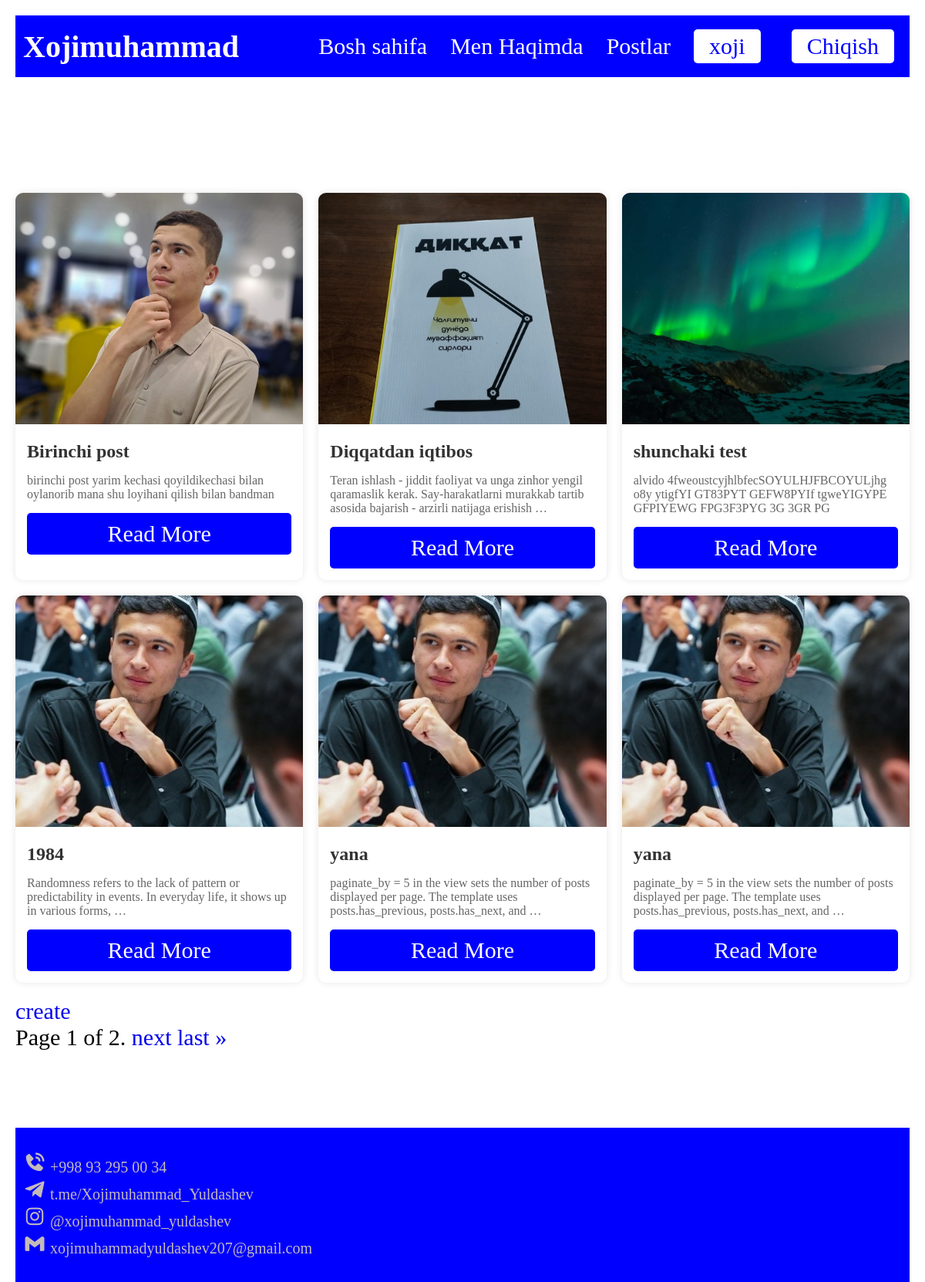
The page /posts/ (signed in) on the database its author committed.
### post/models.py (models this page shows, shortened)
class Post(models.Model):
    cover_image = models.ImageField(upload_to="posts/%Y/%m/%d/")
    title = models.CharField(max_length=200)
    description = models.TextField()
    content = models.TextField()
    date_posted = models.DateTimeField(auto_now_add=True)
    author = models.ForeignKey(User, on_delete=models.CASCADE)

### post/views.py (the view)
# urls.py: path("posts/", PostsListView.as_view(), name="posts"),
class PostsListView(ListView):
    model = Post
    template_name = "posts.html"
    context_object_name = "posts"
    ordering = ["-date_posted"]
    paginate_by = 6
    def get_context_data(self, **kwargs):
        context = super().get_context_data(**kwargs)
        page = self.request.GET.get("page")
        posts = Post.objects.all()
        paginator = Paginator(posts, self.paginate_by)
        try:
            posts = paginator.page(page)
        except PageNotAnInteger:
            posts = paginator.page(1)
        except EmptyPage:
            posts = paginator.page(paginator.num_pages)
        context["posts"] = posts
        context["page"] = page
        return context

### templates/posts.html (shortened to what this page needs)
{% extends 'base.html' %}
{% load static %}
{% block content %}
    <main class="home_main">
        <section class="posts">
            {% for post in posts %}
                <div class="post-card">
                    <img src="{{ post.cover_image.url }}" alt="Post Image">
                    <h3>{{ post.title }}</h3>
                    <p>{{ post.content|truncatewords:20 }}</p>
                    <a href="{% url 'post-detail' post.pk %}">Read More</a>
                </div>
                 {% empty %}
                    <li>No posts available.</li>
            {% endfor %}
            {% if user.is_authenticated and user.is_superuser %}
                <a href="{% url 'post_create' %}">create</a>
            {% endif %}
        </section>
    </main>
     <div class="pagination">
    <span class="step-links">
        <span class="current">
            Page {{ posts.number }} of {{ posts.paginator.num_pages }}.
        </span>
        {% if posts.has_next %}
            <a href="?page={{ posts.next_page_number }}">next</a>
            <a href="?page={{ posts.paginator.num_pages }}">last &raquo;</a>
        {% endif %}
    </span>
            </div>
{% endblock %}

### templates/base.html (shortened to what this page needs)
{% load static %}
<!DOCTYPE html>
<html lang="en">
<head>
    <link rel="stylesheet" href="{% static "css/home.css" %}">
    <link rel="stylesheet" href="{% static "css/about.css" %}">
    <link href='https://unpkg.com/boxicons@2.1.4/css/boxicons.min.css' rel='stylesheet'>
    <link href='https://unpkg.com/boxicons@2.1.4/css/boxicons.min.css' rel='stylesheet'>
</head>
<body>
    <div class="container">
        <header>
            <nav>
                <h1>Xojimuhammad</h1>
                <ul class="nav-links">
                    <li><a href="{% url 'home' %}">Bosh sahifa</a></li>
                    <li><a href="{% url 'about' %}">Men Haqimda</a></li>
                    {% if user.is_authenticated %}
                    <li><a href="{% url 'posts' %}">Postlar</a></li>
                    <li><a class="btn" href="">{{ user.username }}</a></li>
                    <li><a class="btn" href="{% url 'logout' %}">Chiqish</a></li>
                    {% else %}
                    <li><a class="btn" href="{% url 'login' %}">Kirish</a></li>
                    <li><a class="btn" href="{% url 'register' %}">Ro'yhatdan o'tish</a></li>
                    {% endif %}
                </ul>
            </nav>
        </header>
    {% block content %}
    {% endblock %}
    <footer>
            <ul>
                <li><a href=""><i class='bx bxs-phone-call' ></i>   +998 93 295 00 34</a></li>
                <li><a href="https://t.me/Xojimuhammad_Yuldashev"><i class='bx bxl-telegram'></i>  t.me/Xojimuhammad_Yuldashev</a></li>
                <li><a href="https://www.instagram.com/xojimuhammad_yuldashev/"><i class='bx bxl-instagram' ></i> @xojimuhammad_yuldashev</a></li>
                <li><a href=""><i class='bx bxl-gmail' ></i>    xojimuhammadyuldashev207@gmail.com</a></li>
            </ul>
        </footer>
    </div>
</body>
</html>

### static/css/home.css (style rules this page uses)
* { margin: 0; padding: 0; box-sizing: border-box; font-size: 30px; list-style: none; text-decoration: none; }
.container { width: 100%; margin: 0 auto; padding: 0 20px; }
header nav { display: flex; align-items: center; justify-content: space-between; background-color: blue; height: 80px; padding: 0 10px; margin-top: 20px; }
header nav ul { display: flex; align-items: center; list-style: none; gap: 30px; }
header nav h1 { color: #fff; font-size: 40px; }
header nav ul li a { text-decoration: none; color: #fff; }
header nav ul li .btn { background-color: #fff; color: blue; padding: 5px 20px; border-radius: 5px; }
.home_main { display: flex; align-items: center; justify-content: center; gap: 50px; margin-top: 100px; }
footer { background-color: blue; height: 200px; display: grid; align-items: center; padding: 0 10px; margin-top: 100px; }
h1 { color: green; }
footer ul li a { color: #c4baba; font-size: 20px; }
.posts { display: grid; grid-template-columns: repeat(3, 1fr); gap: 20px; margin-top: 50px; }
.post-card { background-color: white; border-radius: 10px; box-shadow: 0 0 10px rgba(0, 0, 0, 0.1); overflow: hidden; transition: transform 0.3s ease-in-out; }
.post-card img { width: 100%; height: 300px; object-fit: cover; }
.post-card h3 { margin: 15px; font-size: 24px; color: #333; }
.post-card p { margin: 0 15px 15px; font-size: 16px; color: #666; }
.post-card a { display: block; margin: 15px; padding: 10px 15px; background-color: blue; color: white; text-align: center; text-decoration: none; border-radius: 5px; transition: background-color 0.3s ease-in-out; }
.btn { display: inline-block; padding: 10px 15px; background-color: blue; color: white; text-decoration: none; border-radius: 8px; margin-right: 10px; }

### rows shown on the page
Post: cover_image (picture), title "Birinchi post", content "birinchi post yarim kechasi qoyildikechasi bilan oylanorib mana shu loyihani qilish bilan bandman"
Post: cover_image (picture), title "Diqqatdan iqtibos", content "Teran ishlash - jiddit faoliyat va unga zinhor yengil qaramaslik kerak. Say-harakatlarni murakkab tartib asosida bajarish - arzirli natijaga erishish …"
Post: cover_image (picture), title "shunchaki test", content "alvido 4fweoustcyjhlbfecSOYULHJFBCOYULjhg o8y ytigfYI GT83PYT GEFW8PYIf tgweYIGYPE GFPIYEWG FPG3F3PYG 3G 3GR PG"
Post: cover_image (picture), title "1984", content "Randomness refers to the lack of pattern or predictability in events. In everyday life, it shows up in various forms, …"
Post: cover_image (picture), title "yana", content "paginate_by = 5 in the view sets the number of posts displayed per page. The template uses posts.has_previous, posts.has_next, and …"
Post: cover_image (picture), title "yana", content "paginate_by = 5 in the view sets the number of posts displayed per page. The template uses posts.has_previous, posts.has_next, and …"

### other values the page prints
{{ user.username }} "xoji"
{{ posts.number }} "1"
{{ posts.paginator.num_pages }} "2"
